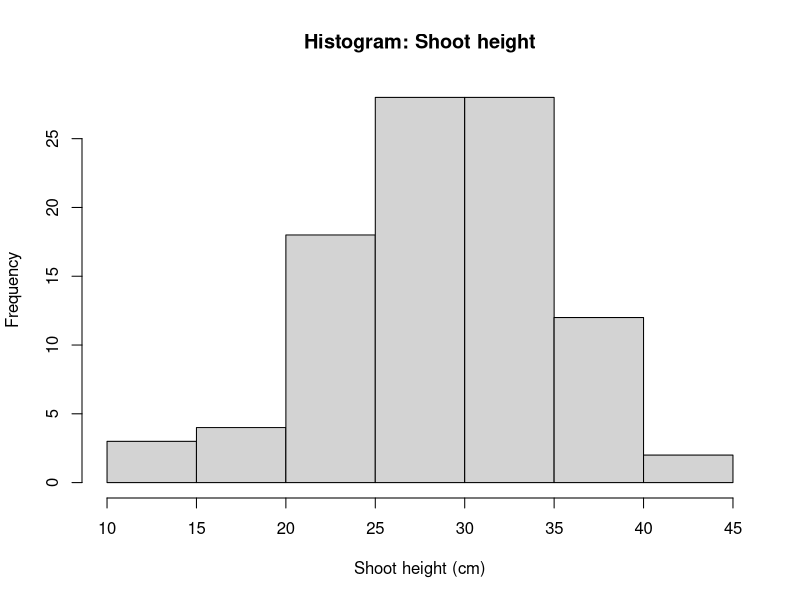
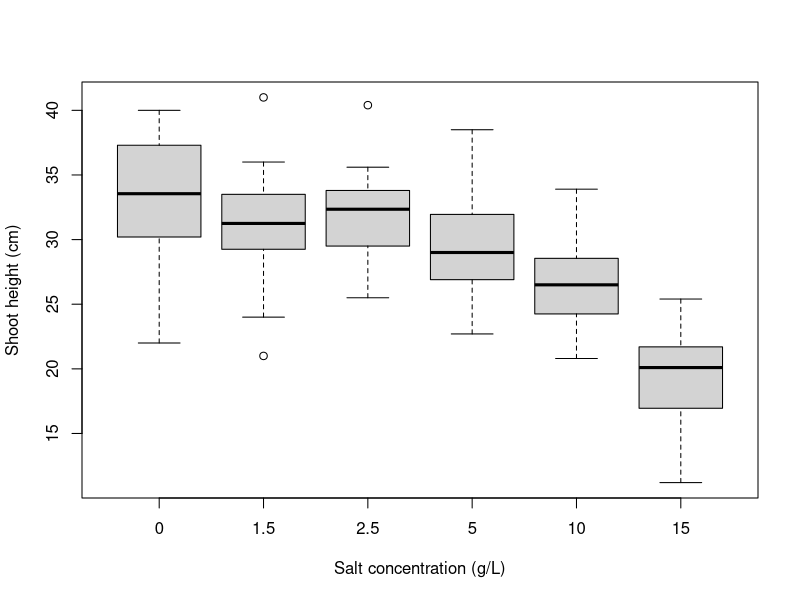
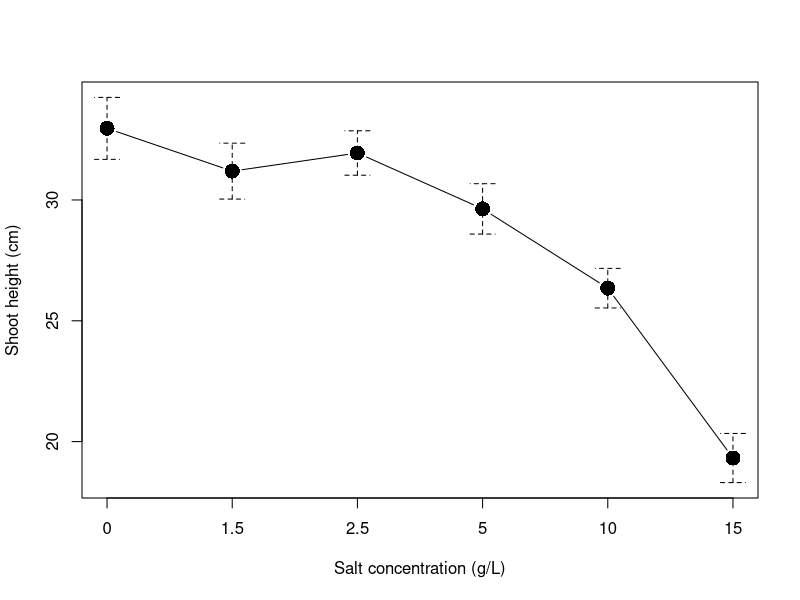
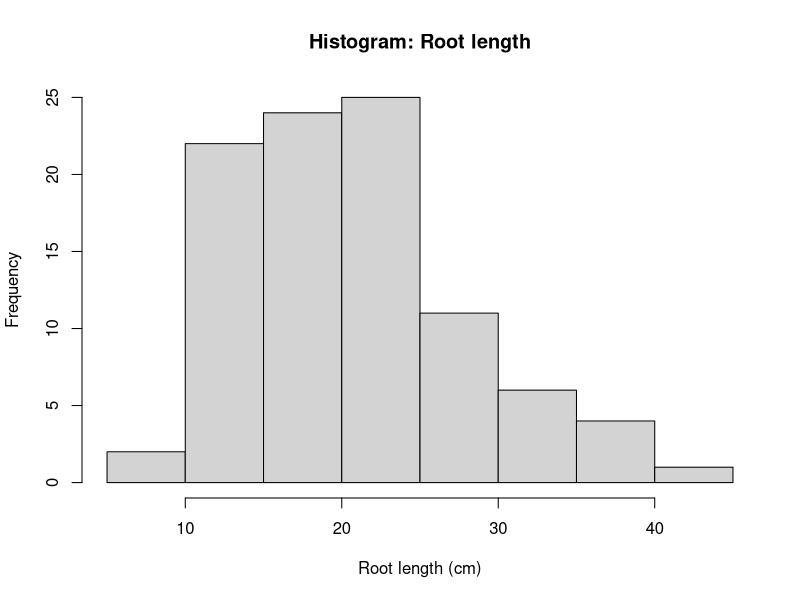
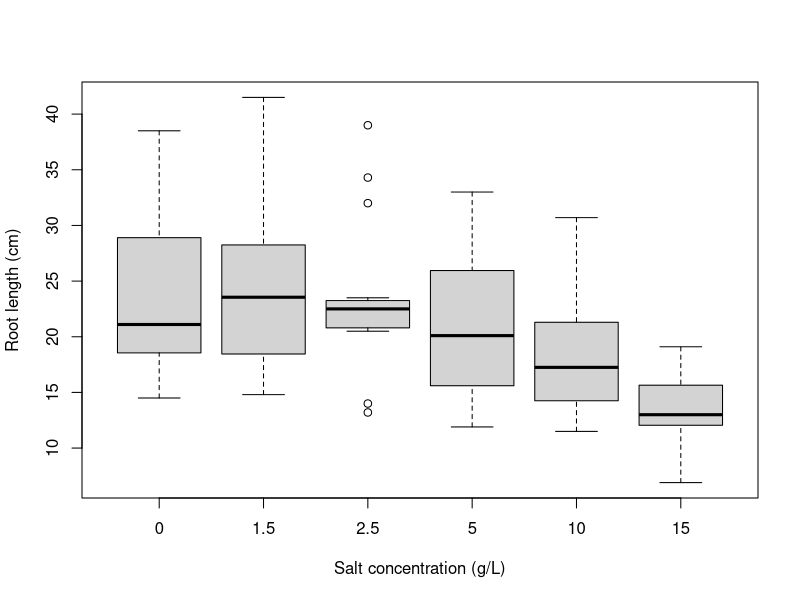
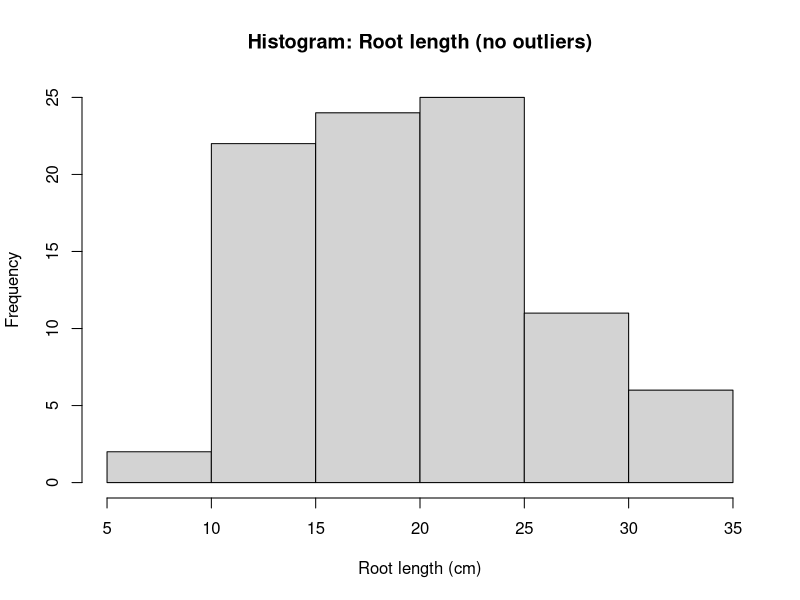
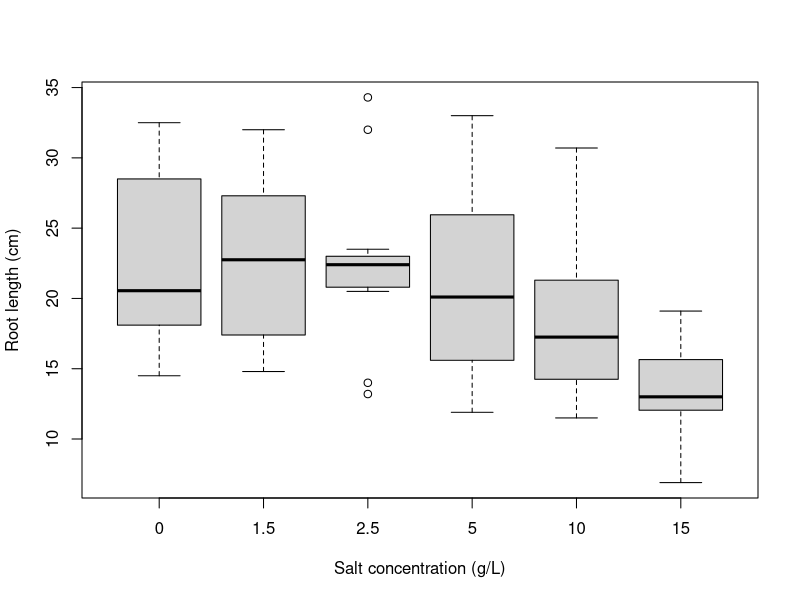
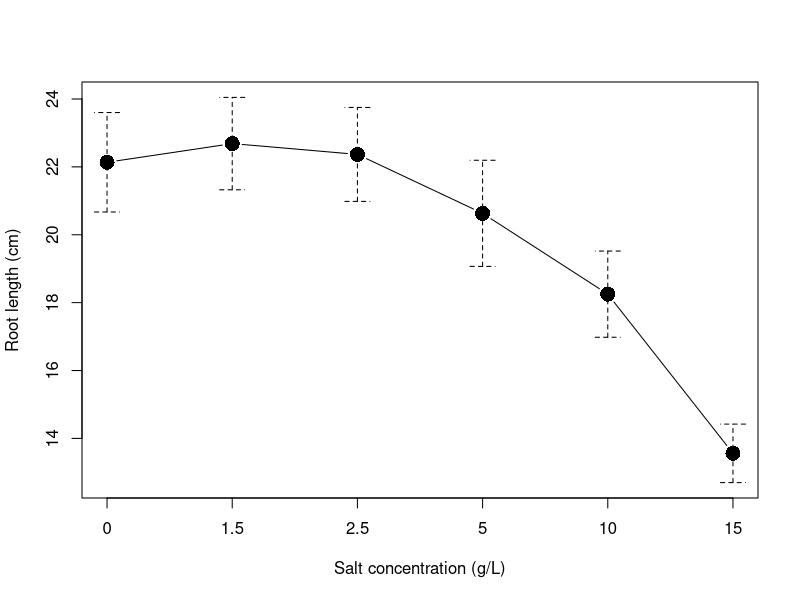

Source code (R) for these figures, in order:
# ******************************************************************************
###                     Sof, Maddi,Vera and Rex' Salinity Workshop               ###
# ******************************************************************************

# ******************************************************************************
# Salinity Data Analysis -------------------------------------------------------
# ******************************************************************************

## Select 'Code' in the ribbon up top
## and then turn on *soft wrap long lines*
## This will make it much easier to read everything!

# First, we're going to clear the data from the global environment so we have a fresh start.

#If you run the below again, it will delete everything though! So if you plan to re-run things from the start, this line needs to be de-activated by putting a # next to it.
rm(list = ls())

# Work through the code step by step from here. 


# Set working directory---------------------------------------------------

# Before importing your data, you need to set the directory that the code and data are in - called the "working directory". If you're working on a Flinders Uni computer, remember to put your data on your U: drive or you WILL lose your work.


# It's good practice to keep everything you're working on in the working directory. You can check that you're using the correct working directory with:
getwd()

# If the working directory isn't the folder you want to use, set it with:
# setwd("<enter filepath here>")

#OR click "Session - Set Working Directory - To File location"


# Data import and preparation --------------------------------------------------

# Your data should be saved in your working directory folder. You can then easily access them.

# read.csv() imports the data from the working directory

# with missing values (helps avoid errors later in tests/plots).
all_data <- read.csv("Salinity_data_2026.csv")

# Quick look at the data
head(all_data)

# Check that everything looks right — for example, that variables have the
# correct data types.
str(all_data)
summary(all_data)


# We are going to analyse the response variables: shoot.height, root.length,
# fw.root.shoot.ratio, dw.root.shoot.ratio, shoot.moisture, root.moisture,
# total.moisture, and leaf.no.


# Before we get into it, let's make sure our data are formatted so we can work
# with them easily. This can be tedious, but it saves time in the long run.

# Assign the variables we're going to use to their own objects.

species     <- all_data$species
saltconc    <- as.character(all_data$salt.conc)  
# Salt concentration would automatically be numeric; we want it as character,
# because we'll use it as a categorical variable. We'll set a factor order below.
shootht     <- all_data$shoot.height
rootln      <- all_data$root.length
leafno      <- all_data$leaf.no
fwrootshoot <- all_data$fw.root.shoot.ratio
dwrootshoot <- all_data$dw.root.shoot.ratio
shootmoist  <- all_data$shoot.moisture
rootmoist   <- all_data$root.moisture
totmoist    <- all_data$total.moisture

# Build a tidy data frame for plotting and analysis.
alldata_df <- cbind.data.frame(
  species, saltconc, shootht, rootln, leafno,
  fwrootshoot, dwrootshoot, shootmoist, rootmoist, totmoist
)

# Define the desired order for salt concentrations and convert to a factor.
desired_salt_order <- c("0", "1.5", "2.5", "5", "10", "15")
alldata_df$saltconc <- factor(alldata_df$saltconc, levels = desired_salt_order)
levels(alldata_df$saltconc)


# Next, we need to perform some assumption testing. This is like checking the
# pantry to see which ingredients you have. If you have eggs, flour, milk, and
# sugar, you can make a cake. If you have eggs, milk, bacon, and cheese, you can
# make an omelette. We want to do a one‑way ANOVA, but we need to check that we
# have all the ingredients first.
# The assumptions (ingredients) of an ANOVA are:
#   > Normally distributed data
#   > Homogeneity of variances
#   > Independence (our data are independent because the plants were grown in
#     separate pots and do not influence each other).



# Shoot height -----------------------------------------------------------------

# We'll use dplyr for tidy summaries.
# install.packages("dplyr")  # run once if needed, afterwards put a # back. It will remain on the computer now that you've installed it.
library(dplyr)

# First, we're going to analyse the plants' shoot height in response to salinity.
# Let's see how many replicates we have for each treatment.

table(alldata_df$saltconc)


# Assumption 1: data are approximately normal
# The central limit theorem tells us that when n > 30, the sampling distribution
# of the mean is approximately normal, regardless of the population distribution.
# It's still good practice to report assumption checks.
# We'll use the Shapiro–Wilk test. The null hypothesis is that the sample comes
# from a normal distribution. If p > 0.05, we treat the data as approximately
# normal.
shapiro.test(alldata_df$shootht)

# Visual check of distribution
hist(alldata_df$shootht, main = "Histogram: Shoot height", xlab = "Shoot height (cm)")

# Compare the statistical test with the histogram. Do they agree?

# Quick check for extreme outliers with a boxplot.
# We'll use the RcmdrMisc package for a convenient means plot later as well.
# install.packages("RcmdrMisc")  # run once if needed
library(RcmdrMisc)

boxplot(shootht ~ saltconc, data = alldata_df,
        xlab = "Salt concentration (g/L)",
        ylab = "Shoot height (cm)")



# In this case, we don’t see extreme outliers. Let's proceed to the next
# assumption.

# Assumption 2: homogeneity of variances
# Levene’s test (in the car package) tests whether group variances are equal.
# A p‑value < 0.05 suggests unequal variances (assumption violated).


leveneTest(shootht ~ saltconc, data = alldata_df)

# One‑way ANOVA
# The null hypothesis is that mean shoot height is equal across salt
# concentrations. If the ANOVA p‑value < 0.05, we reject the null and conclude
# that at least one group mean differs.
shootht.aov <- aov(shootht ~ saltconc, data = alldata_df)
summary(shootht.aov)

# Helpful group summaries. These are not part of the ANOVA but the table will tell you the mean value of shoot height for each treatment - very useful for explaining in the results. In particular, you can now look at which groups are significantly different in the Tukey test (below) and then explain HOW they are different in terms of percentages. 
alldata_df %>%
  group_by(saltconc) %>%
  summarise(count = n(),
            mean  = mean(shootht, na.rm = TRUE),
            sd    = sd(shootht,   na.rm = TRUE),
            .groups = "drop")

# Post hoc comparisons: Tukey’s HSD tests which pairs of groups differ.
shootht.tukey <- TukeyHSD(shootht.aov, which = "saltconc")
shootht.tukey

# Interpreting output:
#   diff  = difference in means between the two groups
#   lwr,upr = 95% confidence interval
#   p adj = p‑value adjusted for multiple comparisons

# Let’s graph it.
# We’ll plot mean ± SE by salt concentration with plotMeans().
plotMeans(alldata_df$shootht,
          alldata_df$saltconc,
          error.bars = "se",
          xlab = "Salt concentration (g/L)",
          ylab = "Shoot height (cm)",
          main = "")

#As explained above, you can use the Tukey output and the means summaries to explain what's going on. So if two groups are significantly different, you can then go to the summmary and get the mean value; and calculate how the mean values differ (e.g. "shoot height at concentration X is 20% of shoot height at concentration Y")

# Once you're happy with the plot, click "Export" and save it in your working
# folder.

# Great job — you've now covered most of the code you’ll need for this prac!
# The next analyses reuse the same functions you used for shootht. The code below
# gradually reduces comments as you repeat the workflow.



# Root length ------------------------------------------------------------------

# Assumption 1: data are approximately normal
# Shapiro–Wilk test
shapiro.test(alldata_df$rootln)
# If p > 0.05, treat as approximately normal; if p < 0.05, it deviates from
# normality.

# Visual check
hist(alldata_df$rootln, main = "Histogram: Root length", xlab = "Root length (cm)")

# Check for outliers
boxplot(rootln ~ saltconc, data = alldata_df,
        xlab = "Salt concentration (g/L)",
        ylab = "Root length (cm)")

## Looks like something is going on with 2.5 g/l - lets remove the outliers

# Define outliers as points outside 1.5 × IQR.
# If there are extreme outliers, we will remove them. Be sure to justify any
# removals in your methods section.
quartiles <- quantile(alldata_df$rootln, probs = c(.25, .75), na.rm = TRUE)
iqr_val   <- IQR(alldata_df$rootln, na.rm = TRUE)
Lower     <- quartiles[1] - 1.5 * iqr_val
Upper     <- quartiles[2] + 1.5 * iqr_val

# Keep values within the limits in a new data frame for analysis.
rootln_nooutliers <- dplyr::filter(alldata_df,
                                   rootln >= Lower & rootln <= Upper)

# Check replicate counts after filtering. Which treatments had outliers removed, which didn't?
table(rootln_nooutliers$saltconc)

# Re‑test normality after removal.
shapiro.test(rootln_nooutliers$rootln)

#The histogram suggests that we are now looking at one continuous distribution, which should be fine for ANOVA testing.
hist(rootln_nooutliers$rootln,
     main = "Histogram: Root length (no outliers)",
     xlab = "Root length (cm)")

boxplot(rootln ~ saltconc, data = rootln_nooutliers,
        xlab = "Salt concentration (g/L)",
        ylab = "Root length (cm)")

## Still some outliers, but we can move on OR you can remove more outliers if you choose - Remember you have to provide a justification for why, but as long as you do, there's no wrong procedure :-).

# Assumption 2: homogeneity of variances
leveneTest(rootln ~ saltconc, data = rootln_nooutliers)

# One‑way ANOVA
rootln.aov <- aov(rootln ~ saltconc, data = rootln_nooutliers)
summary(rootln.aov)

# Group summaries
rootln_nooutliers %>%
  group_by(saltconc) %>%
  summarise(count = n(),
            mean  = mean(rootln, na.rm = TRUE),
            sd    = sd(rootln,   na.rm = TRUE),
            .groups = "drop")

# Tukey’s HSD
rootln.tukey <- TukeyHSD(rootln.aov, which = "saltconc")
rootln.tukey

# Plot mean ± SE and add letters
plotMeans(rootln_nooutliers$rootln, rootln_nooutliers$saltconc,
          error.bars = "se",
          xlab = "Salt concentration (g/L)",
          ylab = "Root length (cm)",
          main = "")


# Don’t forget to export your plot.



# Leaf number ------------------------------------------------------------------

# Assumption 1: data are approximately normal
# Shapiro–Wilk test
shapiro.test(alldata_df$leafno)
# What does this result mean for normality?

# Visual check
hist(alldata_df$leafno, main = "Histogram: Leaf number", xlab = "Leaf number")

# The data are counts. There is little variation in leaf number for 0–5 g/L salt
# concentration, so the Shapiro–Wilk test may indicate non‑normality. ANOVA is
# reasonably robust to deviations from normality, but note this in your write‑up.

# Boxplot by treatment
boxplot(leafno ~ saltconc, data = alldata_df,
        xlab = "Salt concentration (g/L)",
        ylab = "Number of leaves")


# Define outliers as points outside 1.5 × IQR.
# If there are extreme outliers, we will remove them. Be sure to justify any
# removals in your methods section.
quartiles <- quantile(alldata_df$leafno, probs = c(.25, .75), na.rm = TRUE)
iqr_val   <- IQR(alldata_df$leafno, na.rm = TRUE)
Lower     <- quartiles[1] - 1.5 * iqr_val
Upper     <- quartiles[2] + 1.5 * iqr_val

# Keep values within the limits in a new data frame for analysis.
leafno_nooutliers <- dplyr::filter(alldata_df,
                                        leafno >= Lower & leafno <= Upper)

# Check replicate counts after filtering. Which treatments had outliers removed, which didn't?
table(leafno_nooutliers$saltconc)

# Re‑test normality after removal. This is less highly significant but still not amazing. Because ANOVA is relatively robust to non‑normality, we will continue — just note that the normality assumption was violated and how you addressed it.
shapiro.test(leafno_nooutliers$fwrootshoot)


# Assumption 2: homogeneity of variances
leveneTest(leafno ~ saltconc, data = leafno_nooutliers)

# One‑way ANOVA
leafno.aov <- aov(leafno ~ saltconc, data = leafno_nooutliers)
summary(leafno.aov)

# Group summaries
leafno_nooutliers %>%
  group_by(saltconc) %>%
  summarise(count = n(),
            mean  = mean(leafno, na.rm = TRUE),
            sd    = sd(leafno,   na.rm = TRUE),
            .groups = "drop")

# Tukey’s HSD
leafno.tukey <- TukeyHSD(leafno.aov, which = "saltconc")
leafno.tukey

# Plot mean ± SE and add letters
plotMeans(leafno_nooutliers$leafno, leafno_nooutliers$saltconc,
          error.bars = "se",
          xlab = "Salt concentration (g/L)",
          ylab = "Number of leaves",
          main = "")
# Don’t forget to export your plot.


##############Go forth and conquer the stats!!########################

# From here, you can either use your new skills to analyse the remaining
# variables (this will put you in the running for an HD!) or open and run the
# file "workshop1_salinitycont.R" to work through our code.

#It's fine to use copy-paste of the code above and modify it - you don't need to write all your own code!

# IF YOU CHOOSE TO PROCEED YOURSELF, DO NOT CREATE A NEW FILE OR READ NEW DATA.
# KEEP WORKING FROM THE BOTTOM OF THIS SCRIPT ONWARDS.

# Good luck!
